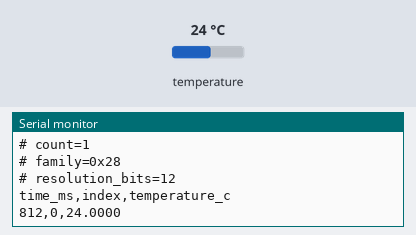
Bench run of a sketch on a simulated Arduino Uno, built with avr-gcc and run on an emulated ATmega328P. Shown: the last lines printed to the serial monitor. The inputs (shaded band) are chosen by the test bench; at power-on: temperature 24 °C.

Above: at 1.2 s.
1.3 s: temperature set to 12 °C
At 2.6 s:
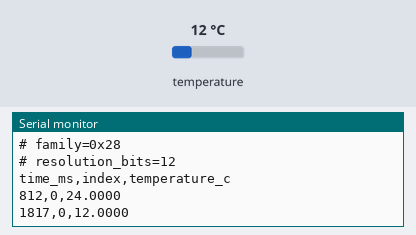
2.8 s: temperature set to 19 °C
At 3.6 s:
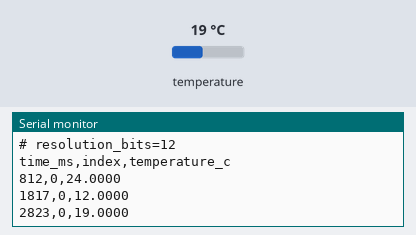
Timing chart, 0 to 5.8 s (numbered marks = the images above; inputs shaded):
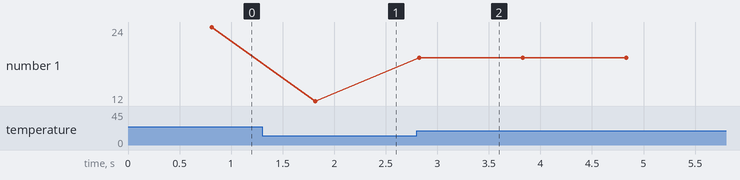

The sketch:

ds18b20.ino
```cpp
// 실물 점검: DS18B20 (DQ=D2, 4.7 kΩ 풀업)
// 버스의 모든 프로브를 찾아 고유 번호와 해상도를 알리고, 1초마다 온도를 기록합니다.
#include <OneWire.h>

OneWire bus(2);
byte roms[4][8];
byte count = 0;

void setup() {
  Serial.begin(9600);
  Serial.println("# PROBE ds18b20 v1");
  bus.reset_search();
  while (count < 4 && bus.search(roms[count])) {
    Serial.print("# rom=");
    for (byte i = 0; i < 8; i++) {
      if (roms[count][i] < 16) Serial.print('0');
      Serial.print(roms[count][i], HEX);
    }
    Serial.println();
    count++;
  }
  Serial.print("# count=");
  Serial.println(count);
  if (count > 0) {
    // 0x28은 DS18B20, 0x10은 DS18S20, 0x22는 DS1822입니다.
    Serial.print("# family=0x");
    Serial.println(roms[0][0], HEX);
    bus.reset();
    bus.select(roms[0]);
    bus.write(0xBE);
    byte scratch[9];
    for (byte i = 0; i < 9; i++) scratch[i] = bus.read();
    // 설정 바이트의 5~6번 비트가 해상도입니다: 0b11이면 12비트.
    Serial.print("# resolution_bits=");
    Serial.println(9 + ((scratch[4] >> 5) & 3));
  }
  Serial.println("time_ms,index,temperature_c");
}

void loop() {
  bus.reset();
  bus.skip();
  bus.write(0x44);
  delay(750);
  for (byte n = 0; n < count; n++) {
    bus.reset();
    bus.select(roms[n]);
    bus.write(0xBE);
    int16_t raw = bus.read();
    raw |= (int16_t)bus.read() << 8;
    Serial.print(millis());
    Serial.print(',');
    Serial.print(n);
    Serial.print(',');
    Serial.println(raw / 16.0, 4);
  }
  delay(250);
}
```

Measured:
- after the input at 1.3 s, the serial monitor: prints a new line after 0.52 s (image 1)
- after the input at 2.8 s, the serial monitor: prints a new line at once (image 2)
- plotted number 1: 12 → 19 after the input at 2.8 s
